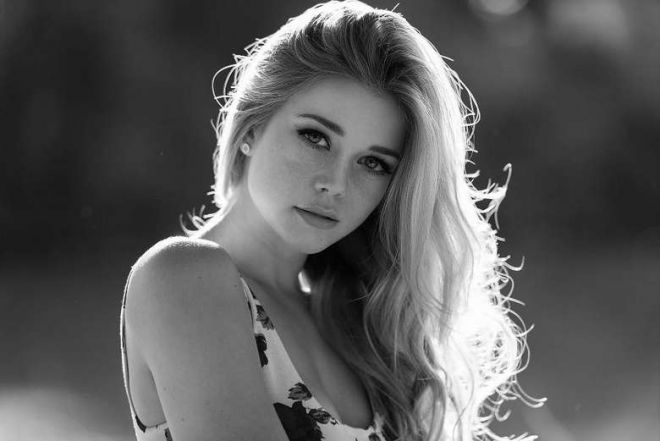
#> input picture image_processing/img.png, 660 x 441 px
$ jupyter execute 'image processing.ipynb'   (shell and % lines are left out)
#> lines starting #> are read from the running program, lines starting #| are printed output that depends on the picture; long printed decimals are rounded
## Лабараторная работа 1
### Задание №1

*Импортируем все необходимие библиотеки*

[cell 1]
import warnings
from skimage.util.shape import view_as_windows
from skimage.io import imread, imshow
from skimage import img_as_float, img_as_ubyte
from numpy import clip
import numpy as np

[cell 2]
warnings.filterwarnings('ignore')
img = imread('img.png')[:, :, 0]
#> img: shape (441, 660); min 0, max 255, mean 91.8
imshow(img)


# Считаем энтропию изображения
def entropy(img):
    values, _, = np.histogram(img.ravel(), bins=range(257))
    values = values / (img.shape[0] * img.shape[1])
    entropy = -sum(px * np.log2(px) for px in values if px != 0)
    return entropy


# Считаем среднеквадратичную ошибку двух изображений
def mse(img1, img2):
    sum_px = np.sum([(px1 - px2) ** 2 for px1, px2 in zip (img1, img2)])
    mse = np.sqrt(sum_px / (img1.shape[0] * img1.shape[1]))
    return mse

[cell 3]
# Функция dimmin изменяет яркость изображения.
def kvant(img, coeff):
#> called with coeff = 16
    return np.round(img / coeff)

def dimming(img, coeff):
#> called with coeff = 16
    img = clip(img * coeff, 0, 255)
    return np.uint8(img)

[cell 4]
img2 = dimming(kvant(img, 16), 16)
imshow(img2)
print('Энтропия исходного изображения img = ' + str(entropy(img)))
#> in entropy, `values, _, = np.histogram(img.ravel(), bins=range(257))`: values = 256 values, max 5831 at index 48, min 12 at index 1, mean 1137
#> in entropy, `values = values / (img.shape[0] * img.shape[1])`: values = 256 values, max 0.02 at index 48, min 4.12e-05 at index 1, mean 0.00391
#> in entropy, `entropy = -sum(px * np.log2(px) for px in values if px != 0)`: entropy = 7.47
#| Энтропия исходного изображения img = 7.472
print('Энтропия полученного изображения img2 = ' + str(entropy(img2)))
#| Энтропия полученного изображения img2 = 3.553
print('Среднеквадратичная ошибка изображений img и img2 = ' + str(mse(img, img2)))
#> in mse, `sum_px = np.sum([(px1 - px2) ** 2 for px1, px2 in zip (img1, img2)])`: sum_px = 6176490
#> in mse, `mse = np.sqrt(sum_px / (img1.shape[0] * img1.shape[1]))`: mse = 4.61
#| Среднеквадратичная ошибка изображений img и img2 = 4.607

### Задание 1.2

[cell 5]
img = imread('img2.jpg')
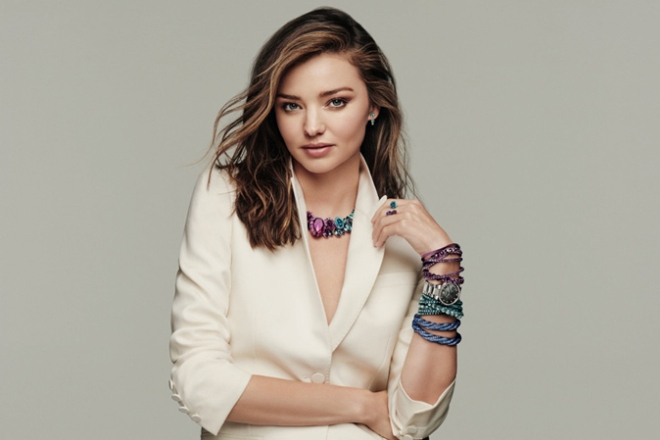
#> input picture image_processing/img2.jpg, 660 x 440 px
#> img is the input picture: shape (440, 660, 3); mean R, G, B 173.9, 167.9, 156.3
imshow(img)

[cell 6]
# yuv -> rgb
def yuv_to_rgb(img):
    img = img.astype('float')
    img[:, :, 1] -= 128
    img[:, :, 2] -= 128
    coeffs = [[1, 0, 1.402], [1, -0.34414, -0.71414], [1, 1.772, 0]]
    new_img = np.dot(img, np.transpose(coeffs))
    new_img = clip(new_img, 0, 255)
    return new_img.astype('uint8')

def decim(u):
    x, y = u.shape[0] // 2, u.shape[1] // 2
    t = view_as_windows(u, (2,2), step=2)
    temp = [[]]
    k = 0
    for elem in t:
        for i in elem:
            if k < y:
                temp[-1].append(int(i.mean()))
                k += 1
            else:
                k = 1
                temp.append([])
                temp[-1].append(int(i.mean()))
    new = np.array(np.repeat(np.repeat(temp, 2, axis=1), 2, axis=0))
    print(entropy(new))
    return new

def recovery(u, new):
    if u.shape[1] % 2 != 0 and u.shape[0] % 2 == 0:
        new = np.hstack((new, np.reshape(u[:, -1], (-1, 1))))
    if u.shape[1] % 2 == 0 and u.shape[0] % 2 != 0:
        new = np.vstack((new, np.reshape(u[-1, :], (1, -1))))
    if u.shape[1] % 2 != 0 and u.shape[0] % 2 != 0:
        new = np.vstack((new, np.reshape(u[-1, :], (1, -1))[-1][:-1]))
        new = np.hstack((new, np.reshape(u[:, -1], (-1, 1))))
    return new

# rgb -> yuv
def rgb_to_yuv(img):
    coeffs = [[0.299, 0.587, 0.114], [-0.1687, -0.3313, 0.5], [0.5, -0.4187, -0.0813]]
    new_img = np.dot(img, np.transpose(coeffs))
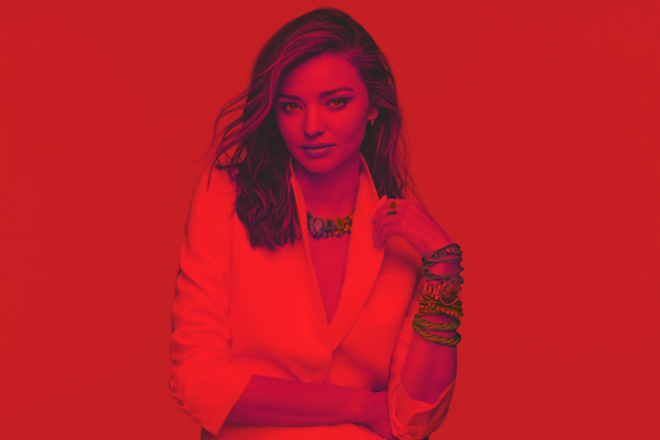
#> new_img: shape (440, 660, 3) float64; mean R, G, B 168.4, -6.8, 4; drawn with min black and max white
    new_img[:, :, 1] += 128
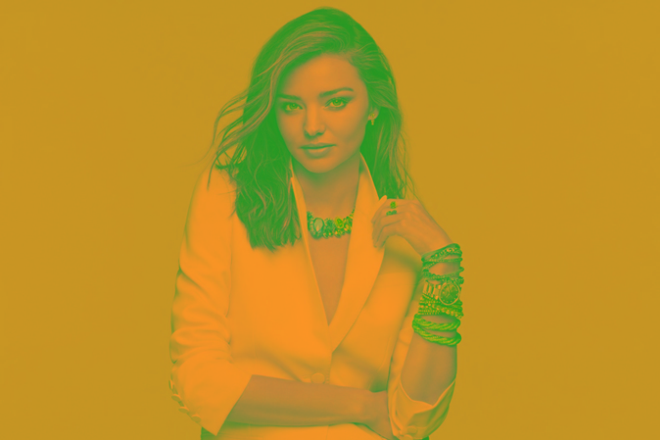
#> new_img: shape (440, 660, 3) float64; mean R, G, B 168.4, 121.2, 4; drawn with min black and max white
    new_img[:, :, 2] += 128
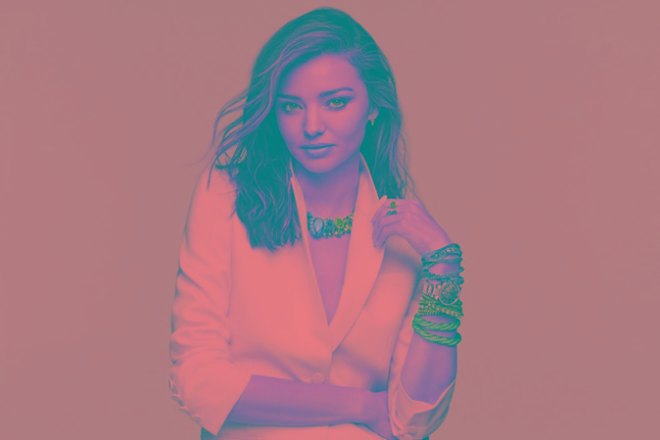
#> new_img: shape (440, 660, 3) float64; mean R, G, B 168.4, 121.2, 132
    return new_img.astype('uint8')
#> returned value: shape (440, 660, 3)

img2 = rgb_to_yuv(img)
img2 = np.uint8(np.dstack((img2[:, :, 0], recovery(img2[:, :, 1], decim(img2[:, :, 1])), recovery(img2[:, :, 1], decim(img2[:, :, 2])))))
#> in decim, `t = view_as_windows(u, (2,2), step=2)`:
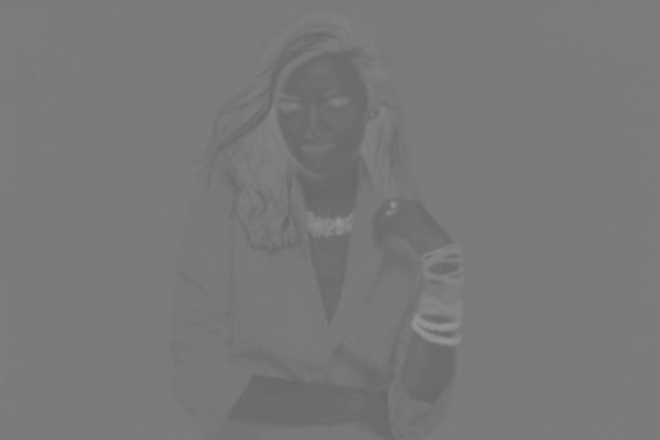
#> u: shape (440, 660); min 101, max 148, mean 120.9
#> after the loop in decim, `for elem in t:`: temp = 220 items
#> in decim, `new = np.array(np.repeat(np.repeat(temp, 2, axis=1), 2, axis=0))`:
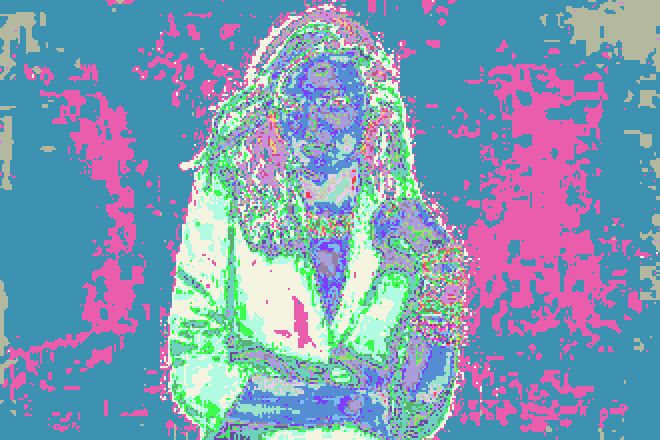
#> new: shape (440, 660) int64; 46 distinct labels, from 102 to 147; one colour per label, 0 black
#| 2.950
#> in decim (call 2), `t = view_as_windows(u, (2,2), step=2)`:
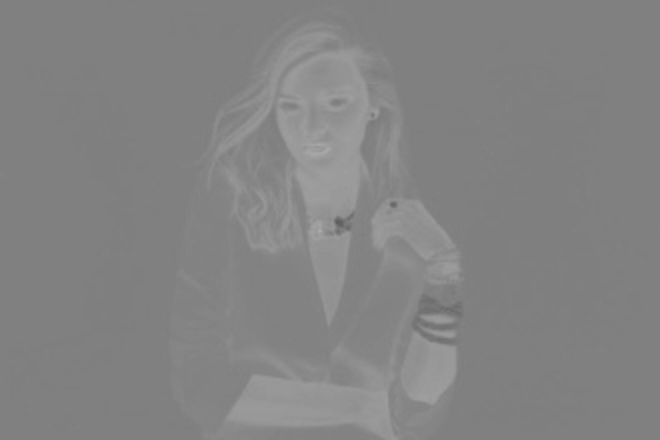
#> u: shape (440, 660); min 89, max 172, mean 131.2
#> in decim (call 2), `new = np.array(np.repeat(np.repeat(temp, 2, axis=1), 2, axis=0))`:
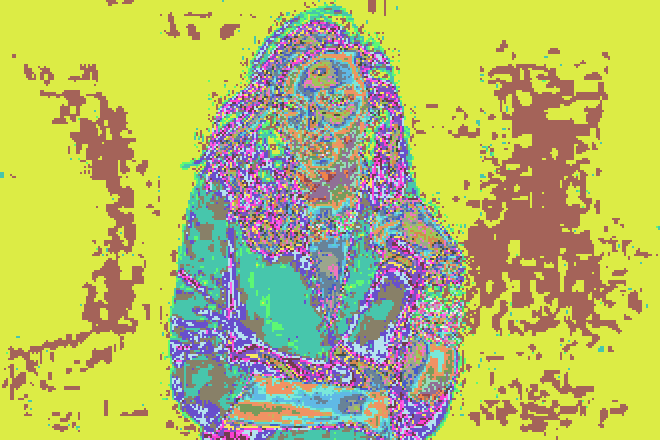
#> new: shape (440, 660) int64; 68 distinct labels, from 95 to 169; one colour per label, 0 black
#| 2.955

[cell 7]
img2 = yuv_to_rgb(img2)
#> in yuv_to_rgb, `img[:, :, 1] -= 128`:
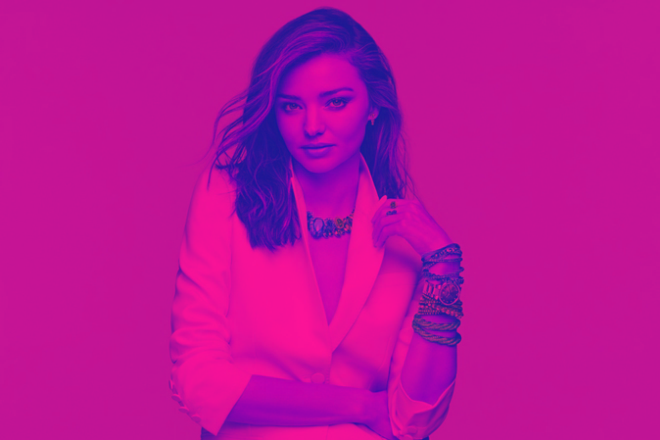
#> img: shape (440, 660, 3) float64; mean of channels 0, 1, 2 167.7, -7.2, 131.1; drawn with min black and max white
imshow(img2)
print('Энтропия исходного изображения img = ' + str(entropy(img)))
#| Энтропия исходного изображения img = 12.769
print('Энтропия полученного изображения img2 = ' + str(entropy(img2)))
#| Энтропия полученного изображения img2 = 12.967
print('Среднеквадратичная ошибка изображений img и img2 = ' + str(mse(img, img2)))
#| Среднеквадратичная ошибка изображений img и img2 = 3.078
